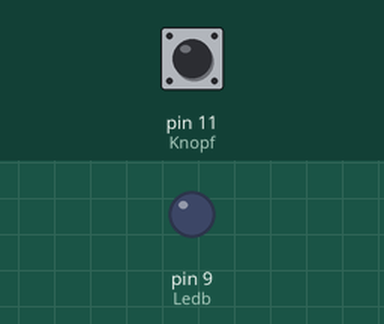
Bench run of a sketch on a simulated Arduino Uno, built with avr-gcc and run on an emulated ATmega328P. On the bench: output pins drawn as LEDs (lit = HIGH). The inputs (shaded band) are chosen by the test bench; at power-on: pin 11 (Knopf) LOW.

Above: at 1.2 s.
1.3 s: pin 11 (Knopf) pulled HIGH for 1 s
At 2.9 s:
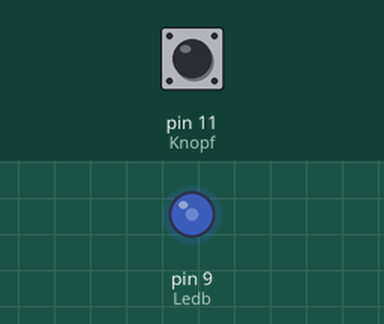
3.8 s: pin 11 (Knopf) pulled HIGH for 3.2 s
At 4.56 s:
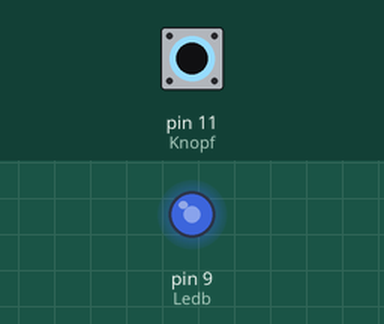
At 6.5 s:
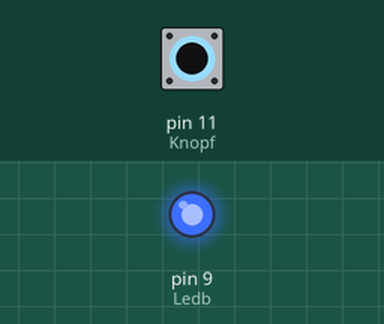
Timing chart, 0 to 8.0 s (numbered marks = the images above; inputs shaded):
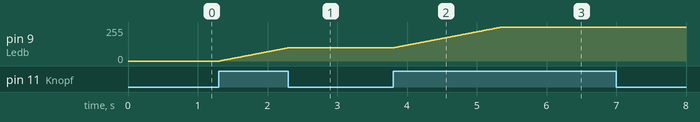

Measured:
- after the input at 1.3 s, pin 9 (Ledb): moves from 0/255 to 100/255 over 0.99 s, starting at once
- after the input at 3.8 s, pin 9 (Ledb): moves from 100/255 to 255/255 over 1.5 s, starting at once

The sketch:

sketch_nov22b.ino
```cpp
int Ledb = 9;
int a;
int b = 1;
int Knopf = 11;
int Schalterzustand;

void setup() {
  // put your setup code here, to run once:
 pinMode(Ledb, OUTPUT);
 pinMode(Knopf,INPUT);
}

void loop() {
  // put your main code here, to run repeatedly:
Schalterzustand = digitalRead(Knopf);


if (Schalterzustand == 1){
a = a + b;
}
delay(10);
analogWrite(Ledb, a);
}
```
